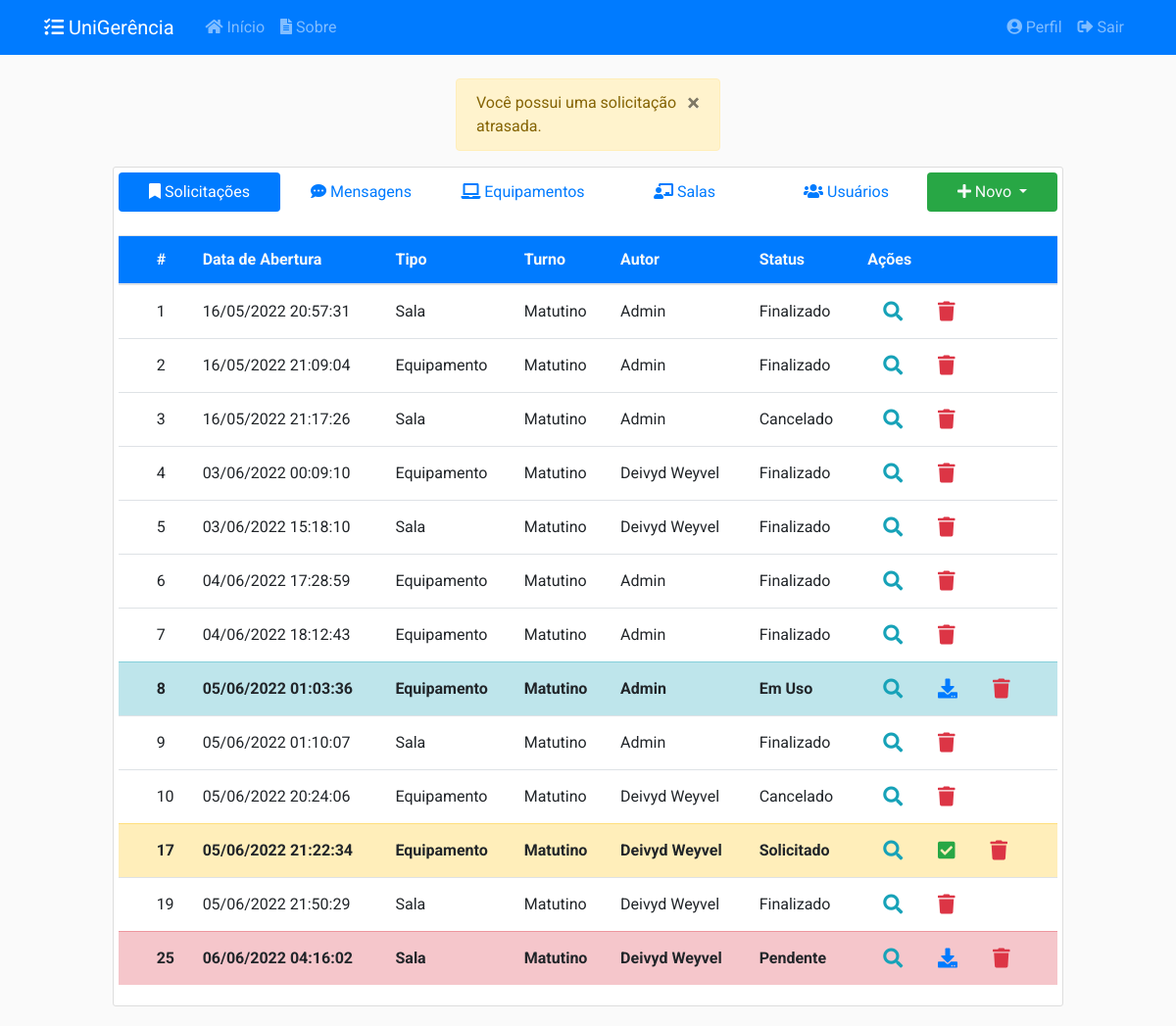
/ (signed in), run on the app's committed database.
### app/models/solicitacoes.py (models this page shows, shortened)
class Solicitacao(db.Model):
    __tablename__ = 'solicitacoes'
    __table_args__ = {'extend_existing': True}
    id = db.Column(db.Integer, primary_key=True)
    status = db.Column(db.Enum(Status), default=Status.ABERTO.name)
    data_abertura = db.Column(db.DateTime, nullable=False,
                              default=datetime.now().astimezone(fuso_horario))
    data_inicio_pref = db.Column(db.Date, nullable=False)
    data_fim_pref = db.Column(db.Date, nullable=False)
    data_retirada = db.Column(db.DateTime, nullable=True)
    data_devolucao = db.Column(db.DateTime, nullable=True)
    data_cancelamento = db.Column(db.DateTime, nullable=True)
    data_finalizacao = db.Column(db.DateTime, nullable=True)
    quantidade = db.Column(db.Integer, nullable=False, default=0)
    descricao = db.Column(db.String(20), nullable=False)
    tipo = db.Column(db.String(20), nullable=False)
    ativo = db.Column(db.Boolean, nullable=False, default=True)
    usuario_id = db.Column(db.Integer, db.ForeignKey('usuarios.id'),
                           nullable=False)
    turno_id = db.Column(db.Integer, db.ForeignKey('turnos.id'),
                           nullable=False)
    turno = db.relationship('Turno', back_populates='solicitacoes')
    def recupera_tudo():
        return Solicitacao.query.filter_by(ativo=True).all()
    def verifica_autor(self, usuario):
        if self.autor == usuario or self.autor.tipo.name == 'AMDIN':
            return True
        else:
            return False
    def verifica_pendente(self):
        if self.status.name == 'PENDENTE':
            return True
        else:
            return False
    __mapper_args__ = {
        'polymorphic_identity': 'SOLICITACAO',
        'polymorphic_on': tipo
    }

class SolicitacaoSala(Solicitacao):
    __tablename__ = 'solicitacoes_salas'
    id = db.Column(db.Integer, db.ForeignKey('solicitacoes.id'), primary_key=True)
    setor_id = db.Column(db.Integer, db.ForeignKey('setores.id'), nullable=False)
    setor = db.relationship('Setor', back_populates='solicitacoes')
    salas = db.relationship('Sala', secondary= solicitacao_s,
                                    back_populates='solicitacoes')
    __mapper_args__ = {
        'polymorphic_identity': 'SALA',
    }

class Solicitacao(db.Model):
    __tablename__ = 'solicitacoes'
    __table_args__ = {'extend_existing': True}
    id = db.Column(db.Integer, primary_key=True)
    status = db.Column(db.Enum(Status), default=Status.ABERTO.name)
    data_abertura = db.Column(db.DateTime, nullable=False,
                              default=datetime.now().astimezone(fuso_horario))
    data_inicio_pref = db.Column(db.Date, nullable=False)
    data_fim_pref = db.Column(db.Date, nullable=False)
    data_retirada = db.Column(db.DateTime, nullable=True)
    data_devolucao = db.Column(db.DateTime, nullable=True)
    data_cancelamento = db.Column(db.DateTime, nullable=True)
    data_finalizacao = db.Column(db.DateTime, nullable=True)
    quantidade = db.Column(db.Integer, nullable=False, default=0)
    descricao = db.Column(db.String(20), nullable=False)
    tipo = db.Column(db.String(20), nullable=False)
    ativo = db.Column(db.Boolean, nullable=False, default=True)
    usuario_id = db.Column(db.Integer, db.ForeignKey('usuarios.id'),
                           nullable=False)
    turno_id = db.Column(db.Integer, db.ForeignKey('turnos.id'),
                           nullable=False)
    turno = db.relationship('Turno', back_populates='solicitacoes')
    def recupera_tudo():
        return Solicitacao.query.filter_by(ativo=True).all()
    def verifica_autor(self, usuario):
        if self.autor == usuario or self.autor.tipo.name == 'AMDIN':
            return True
        else:
            return False
    def verifica_pendente(self):
        if self.status.name == 'PENDENTE':
            return True
        else:
            return False
    __mapper_args__ = {
        'polymorphic_identity': 'SOLICITACAO',
        'polymorphic_on': tipo
    }

class Turno(db.Model):
    __tablename__ = 'turnos'
    __table_args__ = {'extend_existing': True}
    id = db.Column(db.Integer, primary_key=True)
    name = db.Column(db.String(20), unique=True, nullable=False)
    data_inicio = db.Column(db.Time, nullable=False)
    data_fim = db.Column(db.Time, nullable=False)
    ativo = db.Column(db.Boolean, nullable=False, default=True)
    solicitacoes = db.relationship('Solicitacao', back_populates='turno')
    def __repr__(self):
        return f"{self.name} (Início: {self.data_inicio} / Fim: {self.data_fim})"

class SolicitacaoEquipamento(Solicitacao):
    __tablename__ = 'solicitacoes_equipamentos'
    id = db.Column(db.Integer, db.ForeignKey('solicitacoes.id'), primary_key=True)
    tipo_eqp_id = db.Column(db.Integer, db.ForeignKey('tipos_equipamento.id'),
                           nullable=True)
    equipamentos = db.relationship('Equipamento', secondary=solicitacao_e,
                                   back_populates='solicitacoes')
    tipo_eqp = db.relationship('TipoEquipamento', back_populates='solicitacoes')
    __mapper_args__ = {
        'polymorphic_identity': 'EQUIPAMENTO'
    }

### app/models/usuarios.py (models this page shows, shortened)
class Usuario(db.Model, UserMixin):
    __tablename__ = 'usuarios'
    __table_args__ = {'extend_existing': True}
    id = db.Column(db.Integer, primary_key=True)
    nome = db.Column(db.String(100), nullable=False)
    identificacao = db.Column(db.String(20), unique=True, nullable=False)
    email = db.Column(db.String(100), unique=True, nullable=False)
    senha = db.Column(db.String(60), nullable=False)
    data_cadastro = db.Column(db.DateTime, nullable=False,
                              default=datetime.now().astimezone(fuso_horario))
    data_atualizacao = db.Column(db.DateTime, nullable=True)
    tipo = db.Column(db.Enum(TipoUsuario), nullable=False)
    ativo = db.Column(db.Boolean, nullable=False, default=True)
    imagem_perfil = db.Column(db.String(20), nullable=False,
                              default='default.jpg')
    posts = db.relationship('Post', backref='autor',
                            foreign_keys='Post.usuario_id', lazy=True)
    recipiente = db.relationship('Post', backref='destinatario',
                                 foreign_keys='Post.destinatario_id', lazy=True)
    solicitacoes = db.relationship('Solicitacao', backref='autor', lazy=True)
    relatorios = db.relationship('Relatorio', backref='autor', lazy=True)
    def recupera_tudo():
        return Usuario.query.filter_by(ativo=True).all()

### app/controllers/principal.py (the view)
@principal.route("/", methods=['GET', 'POST'])
@login_required
def inicio():
    tab = request.args.get('tab', 1, type=int)
    solicitacoes = Solicitacao.recupera_tudo()
    posts = Post.recupera_tudo()
    equipamentos = Equipamento.recupera_tudo()
    salas = Sala.recupera_tudo()
    usuarios = Usuario.recupera_tudo()
    for solicitacao in solicitacoes:
        if solicitacao.verifica_pendente():
            if Solicitacao.verifica_autor(solicitacao, current_user):
                flash('Você possui uma solicitação atrasada.', 'warning')
            elif Usuario.verifica_admin(current_user):
                flash('Existe uma solicitação em atraso.', 'warning')
    form = EntregaSolicitacaoForm()
    return render_template('principal/inicio.html', tab=tab, form=form,
                           posts=posts, equipamentos=equipamentos, salas=salas,
                           usuarios=usuarios, solicitacoes=solicitacoes)

### app/models/equipamentos.py (called while the page is built)
    def recupera_tudo():
        return Equipamento.query.filter_by(ativo=True).all()

    def __repr__(self):
        return f"{self.patrimonio} - {self.descricao}"

### app/models/posts.py (called while the page is built)
    def recupera_tudo():
        return Post.query.filter_by(ativo=True).all()

### app/models/salas.py (called while the page is built)
    def recupera_tudo():
        return Sala.query.filter_by(ativo=True).all()

### app/models/usuarios.py (called while the page is built)
@login_manager.user_loader
def load_user(user_id):
    return Usuario.query.get(int(user_id))

### app/templates/principal/inicio.html (shortened to what this page needs)
{% extends "layout.html" %}
{% block inicio %}
<div class="content-section">
  <nav class="pb-4 align-middle">
    <div class="nav nav-pills nav-justified flex-column flex-md-row align-middle" id="pills-tab" role="tablist">
      <a class="nav-item nav-link {% if tab == 1 %}active{% endif %}" id="pills-1-tab" data-toggle="pill" href="#pills-1" role="tab"><i class="fas fa-bookmark"></i>&nbsp;Solicitações</a>
      <a class="nav-item nav-link {% if tab == 2 %}active{% endif %}" id="pills-2-tab" data-toggle="pill" href="#pills-2" role="tab"><i class="fas fa-comment-dots"></i>&nbsp;Mensagens</a>
      {% if current_user.tipo.name == 'ADMIN' %}
        <a class="nav-item nav-link {% if tab == 3 %}active{% endif %}" id="pills-3-tab" data-toggle="pill" href="#pills-3" role="tab"><i class="fas fa-laptop"></i>&nbsp;Equipamentos</a>
        <a class="nav-item nav-link {% if tab == 4 %}active{% endif %}" id="pills-4-tab" data-toggle="pill" href="#pills-4" role="tab"><i class="fas fa-chalkboard-teacher"></i>&nbsp;Salas</a>
        <a class="nav-item nav-link {% if tab == 5 %}active{% endif %}" id="pills-5-tab" data-toggle="pill" href="#pills-5" role="tab"><i class="fas fa-users"></i>&nbsp;Usuários</a>
      {% endif %}
      <div class="nav-item dropdown">
        <a class="nav-link dropdown-toggle bg-success text-light" href="#" id="navbarDropdown" role="button" data-toggle="dropdown">
          <i class="fas fa-plus"></i>&nbsp;Novo
        </a>
      </div>
    </div>
  </nav>
  <div class="tab-content flex-md-row" id="nav-tabContent">
    <div class="tab-pane fade {% if tab == 1 %}show active{% endif %}" id="pills-1" role="tabpanel">
      {% include 'principal/tabela/solicitacoes.html' %}
    </div>
  </div>
</div>
{% endblock inicio %}

### app/templates/principal/tabela/solicitacoes.html (shortened to what this page needs)
<table id="table-solicitacoes" class="table stripe order-column dt-responsive nowrap table-hover" style="width:100%">
    <thead>
    <tr class="bg-primary text-light">
        <th class="align-middle"></th>
        <th class="align-middle">#</th>
        <th class="align-middle">Data de Abertura</th>
        <th class="align-middle">Tipo</th>
        <th class="align-middle">Turno</th>
        <th class="align-middle">Autor</th>
        <th class="align-middle">Status</th>
        <th class="align-middle">Ações</th>
    </tr>
    </thead>
    <tbody>
    {% for solicitacao in solicitacoes %}
    {% if current_user == solicitacao.autor or current_user.tipo.name == 'ADMIN' %}
        {% if solicitacao.status.name == 'ABERTO' %}
            <tr class="table-secondary font-weight-bold">
        {% elif solicitacao.status.name == 'PENDENTE' %}
            <tr class="table-danger font-weight-bold">
        {% elif solicitacao.status.name == 'SOLICITADO' %}
            <tr class="table-warning font-weight-bold">
        {% elif solicitacao.status.name == 'CONFIRMADO' %}
            <tr class="table-success font-weight-bold">
        {% elif solicitacao.status.name == 'EMUSO' %}
            <tr class="table-info font-weight-bold">
        {% elif solicitacao.status.name == 'CANCELADO' or solicitacao.status.name == 'FECHADO' %}
            <tr class="">
        {% else %}
            <tr>
        {% endif %}
            <td class="align-middle"></td>
            <td class="align-middle">{{ solicitacao.id }}</td>
            <td class="align-middle">{{ solicitacao.data_abertura.strftime('%d/%m/%Y %H:%M:%S') }}</td>
            {% if solicitacao.tipo == 'EQUIPAMENTO' %}
                <td class="align-middle">Equipamento</td>
            {% elif solicitacao.tipo == 'SALA'%}
                <td class="align-middle">Sala</td>
            {% endif %}
            <td class="align-middle">{{ solicitacao.turno.name }}</td>
            <td class="align-middle">{{ solicitacao.autor.nome }}</td>
            <td class="align-middle">{{ solicitacao.status.value }}</td>
            <td class="align-middle">
                <a class="btn-lg btn-outline-info" href="#" data-toggle="modal" data-target="#visualizarSolicitacao{{ solicitacao.id }}"><i class="fas fa-search"></i></a>
                {% if current_user.tipo.name == 'ADMIN' %}
                    {% if solicitacao.status.name == 'ABERTO' or solicitacao.status.name == 'SOLICITADO' %}
                        <a class="btn-lg btn-outline-success" href="{{url_for('solicitacoes.confirma_solicitacao', solicitacao_id=solicitacao.id)}}"><i class="fas fa-check-square"></i></a>
                    {% endif %}
                    {% if solicitacao.status.name == 'EMUSO' or solicitacao.status.name == 'PENDENTE' %}
                        <a class="btn-lg btn-outline-primary" href="#" data-toggle="modal" data-target="#receberSolicitacao{{ solicitacao.id }}"><i class="fas fa-download"></i></a>
                    {% endif %}
                {% endif %}
                {% if current_user.tipo.name == 'ADMIN' %}
                    <a class="btn-lg btn-outline-danger" href="#" data-toggle="modal" data-target="#excluirSolicitacao{{ solicitacao.id }}"><i class="fas fa-trash"></i></a>
                {% endif %}
            </td>
        </tr>
    {% endif %}
    {% endfor %}
    </tbody>
</table>

### app/static/css/main.css (style rules this page uses)
body { background: #fafafad5; color: #333333; margin-top: 5rem; font-family: 'Roboto' !important; }
html { scroll-behavior: smooth; }
.content-section { background: #ffffff; padding: 5px 5px; border: 1px solid #dddddd; border-radius: 3px; margin-bottom: 20px; }

### data on the page
SolicitacaoSala: id "1", data_abertura "16/05/2022 20:57:31", shows "Sala", turno.name "Matutino", autor.nome "Admin", status.value "Finalizado"
SolicitacaoEquipamento: id "2", data_abertura "16/05/2022 21:09:04", shows "Equipamento", turno.name "Matutino", autor.nome "Admin", status.value "Finalizado"
SolicitacaoSala: id "3", data_abertura "16/05/2022 21:17:26", shows "Sala", turno.name "Matutino", autor.nome "Admin", status.value "Cancelado"
SolicitacaoEquipamento: id "4", data_abertura "03/06/2022 00:09:10", shows "Equipamento", turno.name "Matutino", autor.nome "Deivyd Weyvel", status.value "Finalizado"
SolicitacaoSala: id "5", data_abertura "03/06/2022 15:18:10", shows "Sala", turno.name "Matutino", autor.nome "Deivyd Weyvel", status.value "Finalizado"
SolicitacaoEquipamento: id "6", data_abertura "04/06/2022 17:28:59", shows "Equipamento", turno.name "Matutino", autor.nome "Admin", status.value "Finalizado"
SolicitacaoEquipamento: id "7", data_abertura "04/06/2022 18:12:43", shows "Equipamento", turno.name "Matutino", autor.nome "Admin", status.value "Finalizado"
SolicitacaoEquipamento: id "8", data_abertura "05/06/2022 01:03:36", shows "Equipamento", turno.name "Matutino", autor.nome "Admin", status.value "Em Uso"
SolicitacaoSala: id "9", data_abertura "05/06/2022 01:10:07", shows "Sala", turno.name "Matutino", autor.nome "Admin", status.value "Finalizado"
SolicitacaoEquipamento: id "10", data_abertura "05/06/2022 20:24:06", shows "Equipamento", turno.name "Matutino", autor.nome "Deivyd Weyvel", status.value "Cancelado"
SolicitacaoEquipamento: id "17", data_abertura "05/06/2022 21:22:34", shows "Equipamento", turno.name "Matutino", autor.nome "Deivyd Weyvel", status.value "Solicitado"
SolicitacaoSala: id "19", data_abertura "05/06/2022 21:50:29", shows "Sala", turno.name "Matutino", autor.nome "Deivyd Weyvel", status.value "Finalizado"
SolicitacaoSala: id "25", data_abertura "06/06/2022 04:16:02", shows "Sala", turno.name "Matutino", autor.nome "Deivyd Weyvel", status.value "Pendente"

### other printed values
{{ message }} "Você possui uma solicitação atrasada."
